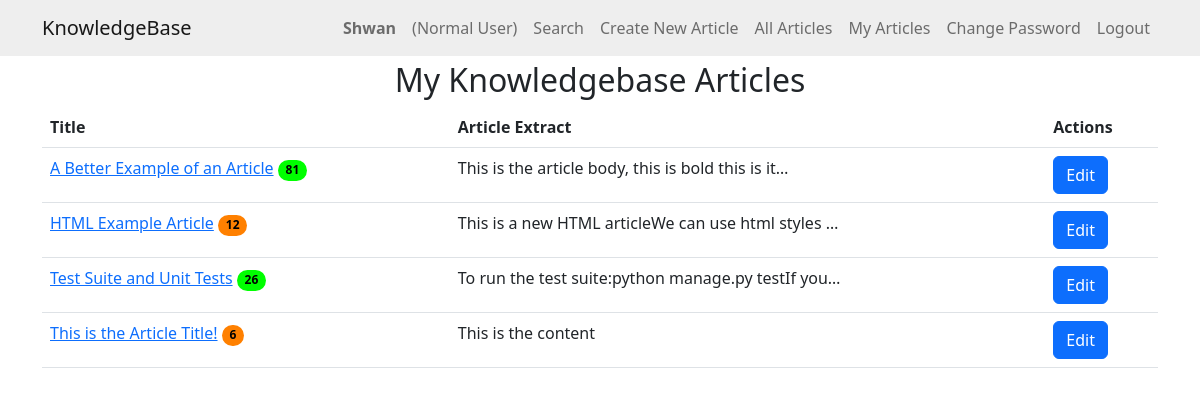
The page /myarticles/ (signed in) on the database its author committed.
### knowledge/models.py (models this page shows)
class KBEntry(models.Model):
    title = models.CharField(max_length=255)
    article = models.TextField()
    created_by = models.ForeignKey(
        User, related_name="created_kb_entries", on_delete=models.SET_NULL, null=True
    )
    created_datetime = models.DateTimeField(auto_now_add=True)
    modified_datetime = models.DateTimeField(null=True, blank=True)
    last_modified_by = models.ForeignKey(
        User, related_name="modified_kb_entries", on_delete=models.SET_NULL, null=True
    )
    deleted_datetime = models.DateTimeField(null=True, blank=True)
    deleted_by = models.ForeignKey(
        User,
        related_name="deleted_kb_entries",
        on_delete=models.SET_NULL,
        null=True,
        blank=True,
    )
    upvotes = models.ManyToManyField(
        User, related_name="upvoted_kb_entries", blank=True
    )
    downvotes = models.ManyToManyField(
        User, related_name="downvoted_kb_entries", blank=True
    )
    rating = models.FloatField(default=0.0)
    views = models.PositiveIntegerField(default=0)
    meta_data = models.ManyToManyField("Tag", blank=True)

### knowledge/views.py (the view)
# urls.py: path("myarticles/", views.my_articles, name="my_articles"),
@login_required
def my_articles(request):
    user_articles = KBEntry.objects.filter(
        created_by=request.user, deleted_datetime__isnull=True
    )
    return render(request, "knowledge/my_articles.html", {"articles": user_articles})

### knowledge/templates/knowledge/my_articles.html (shortened to what this page needs)
{% extends 'knowledge/base.html' %}
{% block content %}
<h2>My Knowledgebase Articles</h2>
{% if articles %}
<table class="table" id="table" style="display:none">
    <thead>
        <tr>
            <th>Title</th>
            <th>Article Extract</th>
            <th>Actions</th>
        </tr>
    </thead>
    <tbody>
        {% for article in articles %}
        <tr>
            <td><a href="{% url 'article_detail' article.id %}">{{ article.title }}</a>
                {% if article.rating == 0.0 and article.downvotes.count == 0 %}
                <span class="badge rounded-pill badge-norating">Not Yet Rated</span>
                {% else %}
                {% if article.rating >= 75 %}
                <span class="badge rounded-pill badge-green"> {{ article.views }} </span>
                {% elif article.rating >= 50 %}
                <span class="badge rounded-pill badge-yellow">{{ article.views }}</span>
                {% elif article.rating >= 25 %}
                <span class="badge rounded-pill badge-orange">{{ article.views }}</span>
                {% else %}
                <span class="badge rounded-pill badge-red">{{ article.views }}</span>
                {% endif %}
                {% endif %}
            </td>
            <td>{{ article.article|striptags|truncatechars:50 }}</td>
            <td>
                <a href="{% url 'edit_article' article.id %}" class="btn btn-primary">Edit</a>
            </td>
        </tr>
        {% endfor %}
    </tbody>
</table>
{% else %}
<p>You haven't written any articles yet.</p>
{% endif %}
<br>
{% endblock %}

### knowledge/templates/knowledge/base.html (shortened to what this page needs)
<!DOCTYPE html>
<html lang="en">
<head>
    {% load static %}
    <link href="https://cdn.jsdelivr.net/npm/bootstrap@5.2.3/dist/css/bootstrap.min.css" rel="stylesheet" />
    <link rel="stylesheet" href="https://cdn.jsdelivr.net/npm/alertifyjs@1.13.1/build/css/alertify.min.css" />
    <link rel="stylesheet" href="https://cdn.jsdelivr.net/npm/alertifyjs@1.13.1/build/css/themes/default.min.css" />
    <link href="//cdn.quilljs.com/1.3.6/quill.snow.css" rel="stylesheet" />
    <link href="https://cdn.datatables.net/v/bs5/dt-1.13.6/cr-1.7.0/fh-3.4.0/r-2.5.0/sb-1.5.0/datatables.min.css"
        rel="stylesheet" />
    <link rel="stylesheet" href="{% static 'custom.css' %}" />
</head>
<body>
    <nav class="navbar navbar-light navbar-expand-md" style="background-color: #eeeeee">
        <div class="container">
            <a class="navbar-brand" href="/">KnowledgeBase</a>
            <div class="collapse navbar-collapse" id="navbarResponsive">
                <ul class="navbar-nav ms-auto">
                    {% if user.is_authenticated %}
                    <li class="nav-item">
                        <strong><a class="nav-link">{{ user.username }}</a></strong>
                    </li>
                    {% if user.is_staff %}
                    <li class="nav-item dropdown">
                        <a class="nav-link dropdown-toggle" id="navbarDropdownMenuLink" role="button"
                            data-bs-toggle="dropdown" aria-expanded="false">Admin Tasks</a>
                        <ul class="dropdown-menu" aria-labelledby="navbarDropdownMenuLink">
                            <li>
                                <a class="dropdown-item" href="{% url 'audit_logs' %}">Audit Logs</a>
                            </li>
                            <li>
                                <a class="dropdown-item" href="{% url 'manage_tags' %}">Manage MetaTags</a>
                            </li>
                            <li>
                                <a class="dropdown-item" href="{% url 'user-list' %}">List All Users</a>
                            </li>
                        </ul>
                    </li>
                    {% else %}
                    <li class="nav-item">
                        <a class="nav-link" id="logout">(Normal User)</a>
                    </li>
                    {% endif %}
                    <li class="nav-item">
                        <a class="nav-link" href="{% url 'home' %}">Search</a>
                    </li>
                    <li class="nav-item">
                        <a class="nav-link" href="{% url 'create' %}">Create New Article</a>
                    </li>
                    <li class="nav-item">
                        <a class="nav-link" href="{% url 'allarticles' %}">All Articles</a>
                    </li>
                    <li class="nav-item">
                        <a class="nav-link" href="{% url 'my_articles' %}">My Articles</a>
                    </li>
                    <li class="nav-item">
                        <a class="nav-link" href="{% url 'change_password' %}">Change Password</a>
                    </li>
                    <li class="nav-item">
                        <a class="nav-link" id="logout" href="{% url 'confirm_logout' %}">Logout</a>
                    </li>
                    {% endif %}
                </ul>
            </div>
        </div>
    </nav>
    <div class="container">{% block content %} {% endblock %}</div>
</body>
</html>

### static/custom.css (style rules this page uses)
.badge-green { background-color: rgb(0, 255, 0) !important; color: black; }
.badge-orange { background-color: rgb(255, 128, 0) !important; color: black; }
h2, h3 { text-align: center; margin-top:5px !important; }

### rows shown on the page
KBEntry: title "A Better Example of an Article", views "81", article "This is the article body, this is bold this is it…"
KBEntry: title "HTML Example Article", views "12", article "This is a new HTML articleWe can use html styles …"
KBEntry: title "Test Suite and Unit Tests", views "26", article "To run the test suite:python manage.py testIf you…"
KBEntry: title "This is the Article Title!", views "6", article "This is the content"

### other values the page prints
{{ user.username }} "Shwan"
